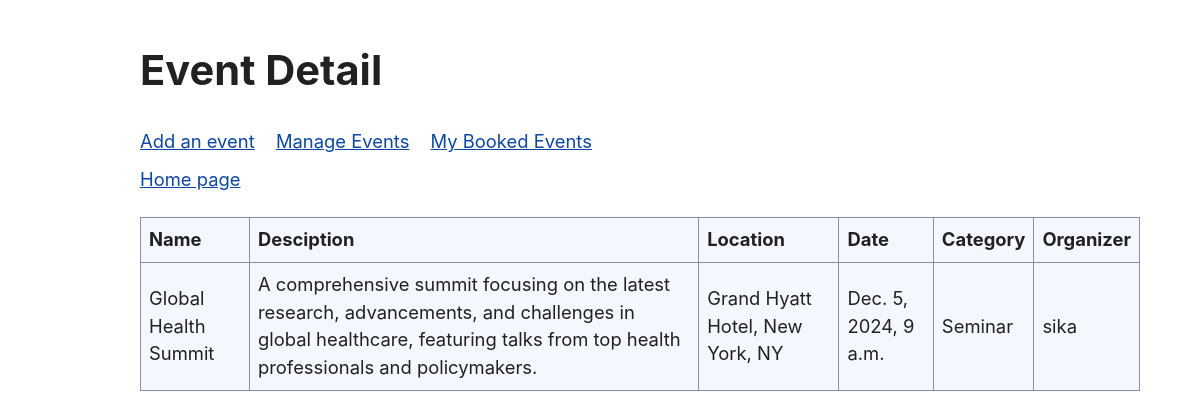
Page /events/7/ on the committed database.
### event_track/models.py (models this page shows, shortened)
class Event(models.Model):
    name = models.CharField(max_length=255)
    description = models.TextField(blank=True)
    date = models.DateTimeField()
    location = models.CharField(max_length=255)
    capacity = models.PositiveIntegerField(default=10)
    organizer = models.ForeignKey(User, on_delete=models.CASCADE, related_name='events')
    category = models.ForeignKey(Category, on_delete=models.CASCADE, null=True, related_name='events')

class Category(models.Model):
    name = models.CharField(max_length=255)
    def __str__(self):
        return f'{self.name}'

### event_track/views.py (the view)
# urls.py: path('<int:id>/', views.event_details, name='event_details'),
def event_details(request, id):
    try:
        event = Event.objects.get(pk=id)
        return render(request, 'event_details.html', {'event': event})
    except Event.DoesNotExist:
        return render(request, 'event_not_found.html')

### event_track/templates/event_details.html
{% extends 'event_track_base.html' %}
{% block content %}
<h2 style="margin-left: -100px;">Event Detail</h2>
{% include 'event_navbar.html' %}
<div style="margin-left: -100px;">
    <a style="margin-top: 2rem;" href="{% url 'event_home' %}">Home page</a>
</div>
<div>
    {% if event %}
    <table style="width: 1000px; margin-left: -100px;">
        <tr>
            <th>Name</th>
            <th>Desciption</th>
            <th>Location</th>
            <th>Date</th>
            <th>Category</th>
            <th>Organizer</th>
        </tr>
        <tr>
            <td>{{event.name}}</td>
            <td>{{event.description}}</td>
            <td>{{event.location}}</td>
            <td>{{event.date}}</td>
            <td>{{event.category}}</td>
            <td>{{event.organizer}}</td>
        </tr>
    </table>
    {% endif %}
</div>
{% endblock %}

### event_track/static/css/styles.css (style rules this page uses)
:root, ::backdrop { --sans-font: -apple-system, BlinkMacSystemFont, "Avenir Next", Avenir, "Nimbus Sans L", Roboto, "Noto Sans", "Segoe UI", Arial, Helvetica, "Helvetica Neue", sans-serif; --mono-font: Consolas, Menlo, Monaco, "Andale Mono", "Ubuntu Mono", monospace; --standard-border-radius: 5px; --bg: #fff; --accent-bg: #f5f7ff; --text: #212121; --text-light: #585858; --border: #898ea4; --accent: #0d47a1; --accent-hover: #1266e2; --accent-text: var(--bg); --code: #d81b60; --preformatted: #444; --marked: #fd3; --disabled: #efefef; }
html { font-family: var(--sans-font); scroll-behavior: smooth; }
body { color: var(--text); background-color: var(--bg); grid-template-columns: 1fr min(45rem, 90%) 1fr; margin: 0; font-size: 1.15rem; line-height: 1.5; display: grid; }
body > * { grid-column: 2; }
h2 { margin-top: 3rem; font-size: 2.6rem; }
p, h1, h2, h3, h4, h5, h6 { overflow-wrap: break-word; }
h1, h2, h3 { line-height: 1.1; }
a, a:visited { color: var(--accent); }
table { border-collapse: collapse; margin: 1.5rem 0; }
td, th { border: 1px solid var(--border); text-align: start; padding: 0.5rem; }
th { background-color: var(--accent-bg); font-weight: 700; }
tr:nth-child(2n) { background-color: var(--accent-bg); }

### rows in the picture
Event: name "Global Health Summit", description "A comprehensive summit focusing on the latest research, advancements, and challenges in global healthcare, featuring talks from top health professionals and policymakers.", location "Grand Hyatt Hotel, New York, NY", date "Dec. 5, 2024, 9 a.m.", category "Seminar", organizer "sika"
